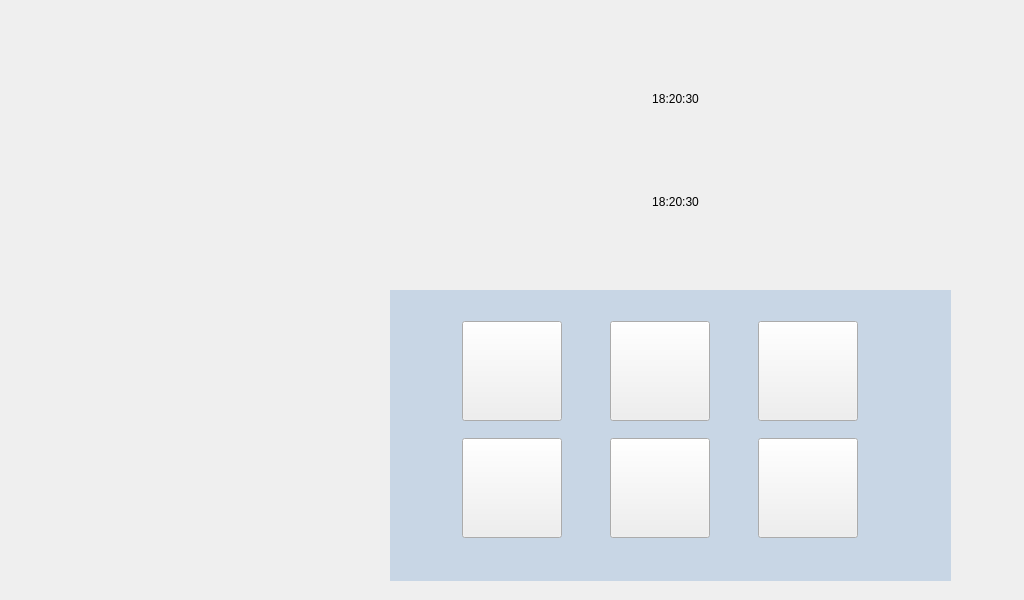
<?xml version="1.0" encoding="UTF-8"?>
<ui version="4.0">
 <class>Widget</class>
 <widget class="QWidget" name="Widget">
  <property name="geometry">
   <rect>
    <x>0</x>
    <y>0</y>
    <width>1024</width>
    <height>600</height>
   </rect>
  </property>
  <property name="minimumSize">
   <size>
    <width>1024</width>
    <height>600</height>
   </size>
  </property>
  <property name="maximumSize">
   <size>
    <width>5000</width>
    <height>600</height>
   </size>
  </property>
  <property name="windowTitle">
   <string>Widget</string>
  </property>
  <property name="styleSheet">
   <string notr="true"/>
  </property>
  <widget class="QWidget" name="a" native="true">
   <property name="geometry">
    <rect>
     <x>0</x>
     <y>20</y>
     <width>1011</width>
     <height>581</height>
    </rect>
   </property>
   <property name="styleSheet">
    <string notr="true">#a{

	border-image: url(:/pic/R-C.png);

}</string>
   </property>
   <widget class="QWidget" name="widget_2" native="true">
    <property name="geometry">
     <rect>
      <x>390</x>
      <y>10</y>
      <width>541</width>
      <height>241</height>
     </rect>
    </property>
    <property name="styleSheet">
     <string notr="true"/>
    </property>
    <widget class="QWidget" name="layoutWidget">
     <property name="geometry">
      <rect>
       <x>20</x>
       <y>20</y>
       <width>531</width>
       <height>201</height>
      </rect>
     </property>
     <layout class="QVBoxLayout" name="verticalLayout">
      <item>
       <widget class="QLabel" name="label">
        <property name="styleSheet">
         <string notr="true">font: 57 italic 25pt &quot;Ubuntu&quot;;</string>
        </property>
        <property name="text">
         <string>18:20:30</string>
        </property>
        <property name="textFormat">
         <enum>Qt::RichText</enum>
        </property>
        <property name="alignment">
         <set>Qt::AlignCenter</set>
        </property>
       </widget>
      </item>
      <item>
       <widget class="QLabel" name="label_2">
        <property name="styleSheet">
         <string notr="true">font: 57 italic 10pt &quot;Ubuntu&quot;;</string>
        </property>
        <property name="text">
         <string>18:20:30</string>
        </property>
        <property name="textFormat">
         <enum>Qt::RichText</enum>
        </property>
        <property name="alignment">
         <set>Qt::AlignCenter</set>
        </property>
       </widget>
      </item>
     </layout>
    </widget>
   </widget>
   <widget class="QWidget" name="widget" native="true">
    <property name="geometry">
     <rect>
      <x>10</x>
      <y>10</y>
      <width>361</width>
      <height>551</height>
     </rect>
    </property>
    <property name="styleSheet">
     <string notr="true">image: url(:/pic/1706084559797_3541.png);</string>
    </property>
   </widget>
   <widget class="QWidget" name="b" native="true">
    <property name="geometry">
     <rect>
      <x>390</x>
      <y>270</y>
      <width>561</width>
      <height>291</height>
     </rect>
    </property>
    <property name="styleSheet">
     <string notr="true">#b{
	background-color: rgb(114, 159, 207,80);
}</string>
    </property>
    <widget class="QWidget" name="layoutWidget">
     <property name="geometry">
      <rect>
       <x>30</x>
       <y>20</y>
       <width>481</width>
       <height>241</height>
      </rect>
     </property>
     <layout class="QVBoxLayout" name="verticalLayout_2">
      <item>
       <layout class="QHBoxLayout" name="horizontalLayout">
        <item>
         <widget class="QPushButton" name="pushButton">
          <property name="minimumSize">
           <size>
            <width>100</width>
            <height>100</height>
           </size>
          </property>
          <property name="maximumSize">
           <size>
            <width>100</width>
            <height>100</height>
           </size>
          </property>
          <property name="styleSheet">
           <string notr="true">QPushButton{border-image: url(:/pic/加好友.png);}
QPushButton:pressed{
	border-image: url(:/pic/png (2).png);
}
</string>
          </property>
          <property name="text">
           <string/>
          </property>
         </widget>
        </item>
        <item>
         <widget class="QPushButton" name="pushButton_2">
          <property name="minimumSize">
           <size>
            <width>100</width>
            <height>100</height>
           </size>
          </property>
          <property name="maximumSize">
           <size>
            <width>100</width>
            <height>100</height>
           </size>
          </property>
          <property name="styleSheet">
           <string notr="true">QPushButton{
	border-image: url(:/pic/电话.png);
}
QPushButton:pressed{
	
	border-image: url(:/pic/png.png);
}</string>
          </property>
          <property name="text">
           <string/>
          </property>
         </widget>
        </item>
        <item>
         <widget class="QPushButton" name="pushButton_3">
          <property name="minimumSize">
           <size>
            <width>100</width>
            <height>100</height>
           </size>
          </property>
          <property name="maximumSize">
           <size>
            <width>100</width>
            <height>100</height>
           </size>
          </property>
          <property name="styleSheet">
           <string notr="true">border-image: url(:/pic/人脸识别.png);</string>
          </property>
          <property name="text">
           <string/>
          </property>
         </widget>
        </item>
       </layout>
      </item>
      <item>
       <layout class="QHBoxLayout" name="horizontalLayout_2">
        <item>
         <widget class="QPushButton" name="pushButton_4">
          <property name="minimumSize">
           <size>
            <width>100</width>
            <height>100</height>
           </size>
          </property>
          <property name="maximumSize">
           <size>
            <width>100</width>
            <height>100</height>
           </size>
          </property>
          <property name="styleSheet">
           <string notr="true">QPushButton{
	
	border-image: url(:/pic/视频通话.png);
}
QPushButton:pressed{
	
	
	border-image: url(:/pic/视频通话 (1).png);
}</string>
          </property>
          <property name="text">
           <string/>
          </property>
         </widget>
        </item>
        <item>
         <widget class="QPushButton" name="pushButton_5">
          <property name="minimumSize">
           <size>
            <width>100</width>
            <height>100</height>
           </size>
          </property>
          <property name="maximumSize">
           <size>
            <width>100</width>
            <height>100</height>
           </size>
          </property>
          <property name="styleSheet">
           <string notr="true">QPushButton{
	
	
	border-image: url(:/pic/__菜单-锁屏.png);
}
QPushButton:pressed{
	
	
	
	border-image: url(:/pic/png (4).png);
}</string>
          </property>
          <property name="text">
           <string/>
          </property>
         </widget>
        </item>
        <item>
         <widget class="QPushButton" name="pushButton_6">
          <property name="minimumSize">
           <size>
            <width>100</width>
            <height>100</height>
           </size>
          </property>
          <property name="maximumSize">
           <size>
            <width>100</width>
            <height>100</height>
           </size>
          </property>
          <property name="styleSheet">
           <string notr="true">QPushButton{
	
	border-image: url(:/pic/关机.png);
}
QPushButton:pressed{
	
	
	border-image: url(:/pic/png (3).png);
}</string>
          </property>
          <property name="text">
           <string/>
          </property>
         </widget>
        </item>
       </layout>
      </item>
     </layout>
    </widget>
   </widget>
  </widget>
 </widget>
 <resources/>
 <connections/>
</ui>
